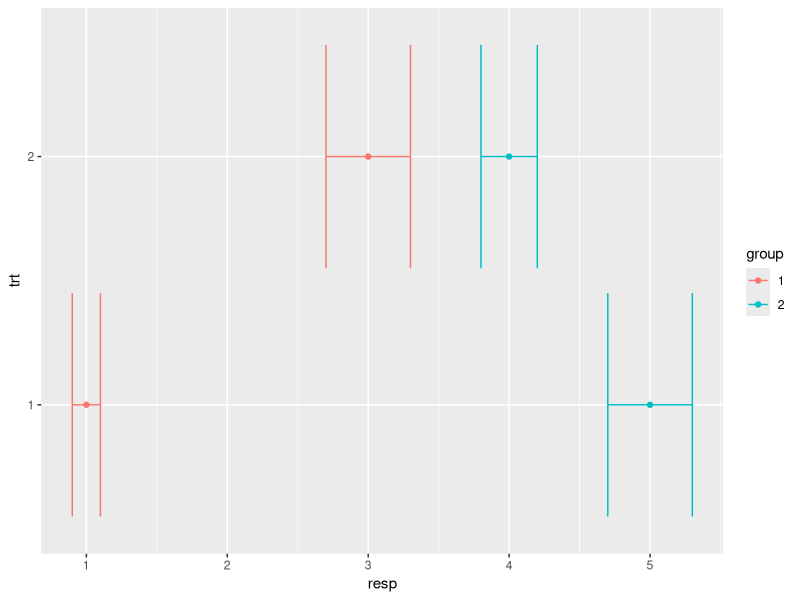
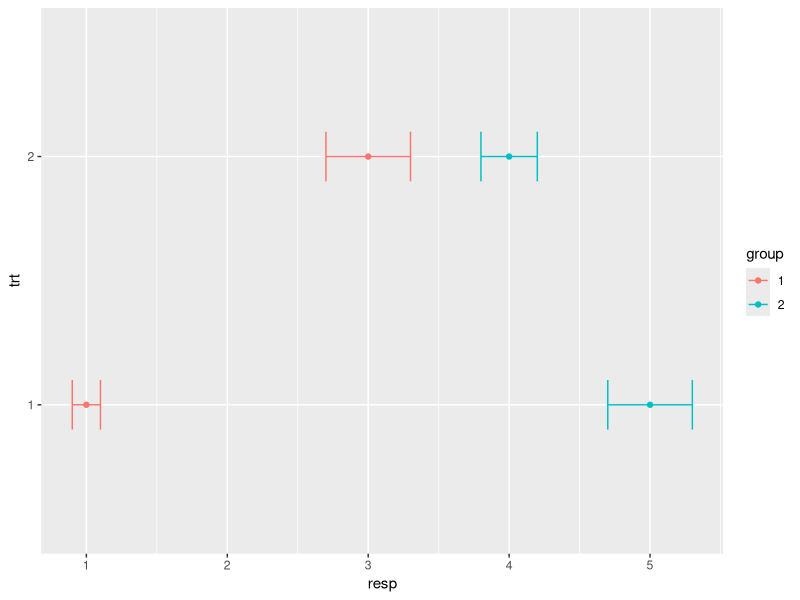

Source code (R) for these figures, in order:
## ---- chunk 1
knitr::opts_chunk$set(echo = TRUE)
## ---- chunk 2
library(ggplot2)
df <- data.frame(
  trt = factor(c(1, 1, 2, 2)),
  resp = c(1, 5, 3, 4),
  group = factor(c(1, 2, 1, 2)),
  se = c(0.1, 0.3, 0.3, 0.2)
)

# Define the top and bottom of the errorbars

p <- ggplot(df, aes(resp, trt, colour = group))
p + geom_point() +
  geom_errorbarh(aes(xmax = resp + se, xmin = resp - se))
## ---- chunk 3
p + geom_point() +
  geom_errorbarh(aes(xmax = resp + se, xmin = resp - se, height = .2))
